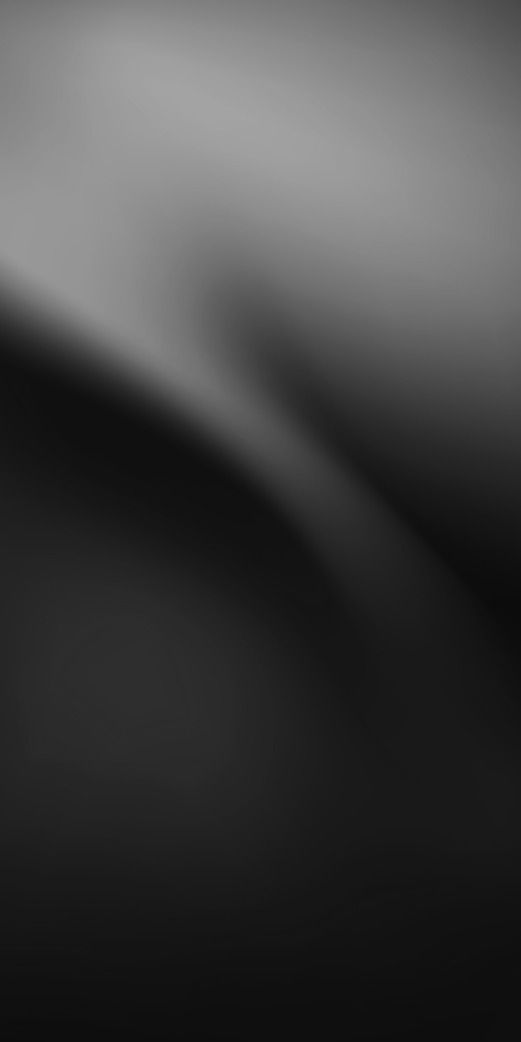
#> input picture designkopia/cosgral-agency/inspo/pobrane (10).jfif, 521 x 1042 px; its folder holds 8 pictures in this run
$ python build-scroll-background-mockup.py
#> lines starting #> are read from the running program, lines starting #| are printed output that depends on the picture
#!/usr/bin/env python3
"""
Buduje długi, scrollowalny mockup tła landingu COSGRAL V3 —
jedno zdjęcie = kompilacja stref dopasowanych do sekcji strony.
Źródła: folder inspo/ (+ klatki z filmów).
"""

from __future__ import annotations

import subprocess
import tempfile
from pathlib import Path

from PIL import Image, ImageDraw, ImageEnhance, ImageFilter, ImageOps

ROOT = Path(__file__).resolve().parent.parent
INSPO = ROOT / "inspo"
OUT = ROOT / "images" / "cosgral-agency" / "background-mockups"
WIDTH = 1440
TOTAL_H = 9600  # ~6.7× viewport 1440 — realny scroll landingu

# Wysokości stref wg struktury index-v3.html (suma = 1.0)
SECTIONS = [
    ("hero-act1", "Hero · Akt 1", 0.11, "cinematic_haze"),
    ("hero-act2", "Hero · Akt 2", 0.08, "cube_void"),
    ("hero-act3", "Hero · Akt 3", 0.09, "grain_dunes"),
    ("hero-act4", "Hero · Audyt", 0.12, "cinematic_waves"),
    ("uslugi", "Usługi", 0.20, "halftone_mesh"),
    ("proces", "Proces", 0.15, "liquid_metal"),
    ("faq", "FAQ", 0.11, "ribbed_glass"),
    ("zespol", "Zespół", 0.14, "sculptural"),
    ("footer", "Stopka", 0.10, "dark_silk"),
]

# Mapowanie kierunków → pliki inspo
ASSET_MAP = {
    "cinematic_haze": ["pobrane (10).jfif", "pobrane (12).jfif"],
    "cube_void": ["pobrane (1).jfif", "pobrane (2).jfif"],
    "grain_dunes": ["pobrane (7).jfif", "pobrane (8).jfif"],
    "cinematic_waves": ["__video__cinematic_waves", "pobrane (11).jfif"],
    "halftone_mesh": ["pobrane (5).jfif", "pobrane (6).jfif"],
    "liquid_metal": ["pobrane (11).jfif", "__video__scifi_box", "pobrane (1).jfif"],
    "ribbed_glass": ["Diffusion ᴬᴿᵀ  ɱαʂƚҽɾ Screensavers 『R®.jfif", "pobrane (4).jfif"],
    "sculptural": ["Oppo Reno 14 wallpaper.jfif", "pobrane (3).jfif"],
    "dark_silk": ["pobrane (10).jfif", "pobrane (9).jfif"],
}

VIDEO_FRAMES = {
    "__video__cinematic_waves": INSPO
    / "Cinematic_Colored_Wavy_Shapes_Moving_On_Black_Background__Looped_Animation_preview_3328454.mp4",
    "__video__scifi_box": INSPO / "Flashing_Sci-Fi_Box_VJ_Loop_preview_1561737.mp4",
}

VARIANTS = {
    "scroll-mockup-01-narrative": {
        "label": "01 Narrative Flow",
        "overrides": {},
        "tint": None,
    },
    "scroll-mockup-02-chrome": {
        "label": "02 Chrome Editorial",
        "overrides": {
            "hero-act1": "cube_void",
            "hero-act3": "liquid_metal",
            "uslugi": "ribbed_glass",
            "proces": "cinematic_waves",
            "zespol": "cube_void",
        },
        "tint": (232, 35, 35, 12),
    },
    "scroll-mockup-03-texture": {
        "label": "03 Texture Stack",
        "overrides": {
            "hero-act1": "grain_dunes",
            "hero-act2": "halftone_mesh",
            "hero-act4": "liquid_metal",
            "uslugi": "grain_dunes",
            "faq": "halftone_mesh",
            "footer": "ribbed_glass",
        },
        "tint": None,
    },
}


# [23 lines left out: function extract_video_frame, not called in this run]


def load_asset(key: str) -> Image.Image:
    if key.startswith("__video__"):
        return extract_video_frame(VIDEO_FRAMES[key])
    path = INSPO / key
    if not path.exists():
        matches = list(INSPO.glob(key.split(".")[0][:8] + "*"))
        if not matches:
            raise FileNotFoundError(key)
        path = matches[0]
    return Image.open(path).convert("RGB")


def cover_crop(img: Image.Image, w: int, h: int) -> Image.Image:
    return ImageOps.fit(img, (w, h), method=Image.Resampling.LANCZOS, centering=(0.5, 0.5))


def soften_edges(img: Image.Image, feather: int = 80) -> Image.Image:
    mask = Image.new("L", img.size, 255)
    draw = ImageDraw.Draw(mask)
    draw.rectangle([0, 0, img.width, feather], fill=0)
    draw.rectangle([0, img.height - feather, img.width, img.height], fill=0)
    mask = mask.filter(ImageFilter.GaussianBlur(radius=feather // 2))
    black = Image.new("RGB", img.size, (10, 10, 10))
    return Image.composite(img, black, mask)


def tone(img: Image.Image, brightness: float = 1.0, contrast: float = 1.0) -> Image.Image:
    if brightness != 1.0:
        img = ImageEnhance.Brightness(img).enhance(brightness)
    if contrast != 1.0:
        img = ImageEnhance.Contrast(img).enhance(contrast)
    return img


def build_zone(direction: str, w: int, h: int, variant_idx: int) -> Image.Image:
    assets = ASSET_MAP[direction]
    key = assets[variant_idx % len(assets)]
    img = load_asset(key)
    zone = cover_crop(img, w, h)

    # Per-kierunek grading — dopasowanie do sekcji landingu
    grades = {
        "cinematic_haze": (0.55, 0.95),
        "cube_void": (0.35, 1.15),
        "grain_dunes": (0.45, 1.05),
        "cinematic_waves": (0.40, 1.1),
        "halftone_mesh": (0.50, 1.2),
        "liquid_metal": (0.42, 1.25),
        "ribbed_glass": (0.38, 1.1),
        "sculptural": (0.48, 0.9),
        "dark_silk": (0.30, 1.0),
    }
    b, c = grades.get(direction, (0.45, 1.0))
    zone = tone(zone, b, c)
    zone = soften_edges(zone, feather=max(60, h // 8))
    return zone


# [33 lines left out: functions blend_zones, add_section_guides, not called in this run]


def build_variant(name: str, cfg: dict) -> tuple[Path, Path]:
    overrides = cfg.get("overrides", {})
    zones: list[Image.Image] = []
    labels: list[str] = []
    heights: list[int] = []

    for idx, (sid, label, ratio, default_dir) in enumerate(SECTIONS):
        direction = overrides.get(sid, default_dir)
        h = int(TOTAL_H * ratio)
        zone = build_zone(direction, WIDTH, h, idx)
        zones.append(zone)
        labels.append(f"{label}  →  {direction}")
        heights.append(h)

    overlap = 120
    composite = blend_zones(zones, overlap)

    # dopasuj do docelowej wysokości
    if composite.height != TOTAL_H:
        composite = composite.resize((WIDTH, TOTAL_H), Image.Resampling.LANCZOS)

    if cfg.get("tint"):
        tint_layer = Image.new("RGBA", composite.size, cfg["tint"])
        composite = Image.alpha_composite(composite.convert("RGBA"), tint_layer).convert("RGB")

    OUT.mkdir(parents=True, exist_ok=True)
    clean_path = OUT / f"{name}.jpg"
    preview_path = OUT / f"{name}-preview.jpg"

    composite.save(clean_path, quality=92, optimize=True)

    preview = add_section_guides(composite, heights, labels)
    preview.save(preview_path, quality=88, optimize=True)
    return clean_path, preview_path


def main() -> None:
    print(f"Buduję mockupy scroll ({WIDTH}×{TOTAL_H}px)…")
    for name, cfg in VARIANTS.items():
        clean, preview = build_variant(name, cfg)
#> in load_asset, returned value is the input picture: PIL image 521x1042 RGB; min 11, max 164, mean 64.9
#> in cover_crop, `return ImageOps.fit(img, (w, h), method=Image.Resampling.LANCZOS, cent..`:
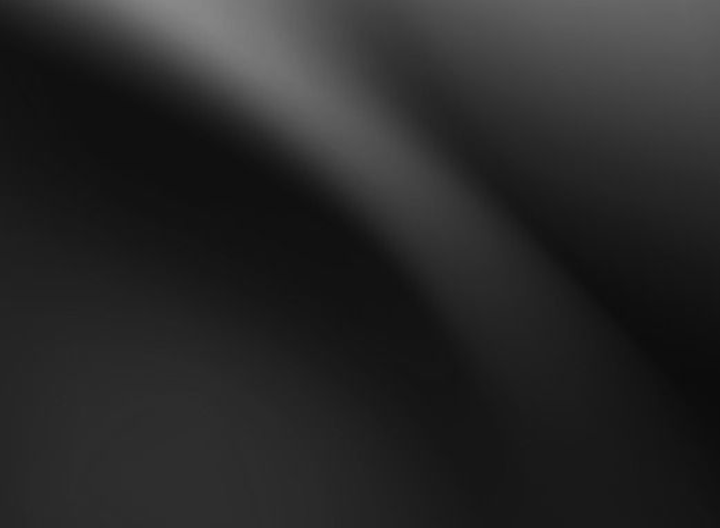
#> returned value: PIL image 1440x1056 RGB (shown at 1/2 size); min 11, max 137, mean 39.9
#> in tone, `img = ImageEnhance.Brightness(img).enhance(brightness)`:
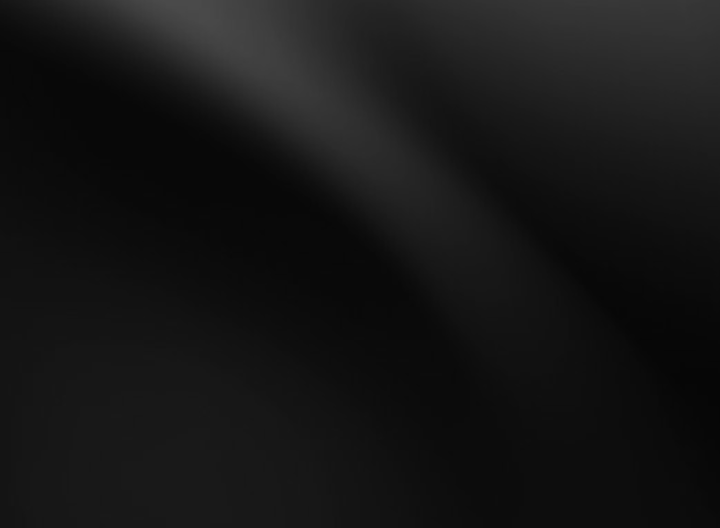
#> img: PIL image 1440x1056 RGB (shown at 1/2 size); min 6, max 75, mean 21.5
#> in soften_edges, `mask = Image.new("L", img.size, 255)`: mask: PIL image 1440x1056 L; every value is 255
#> in soften_edges, `mask = mask.filter(ImageFilter.GaussianBlur(radius=feather // 2))`:
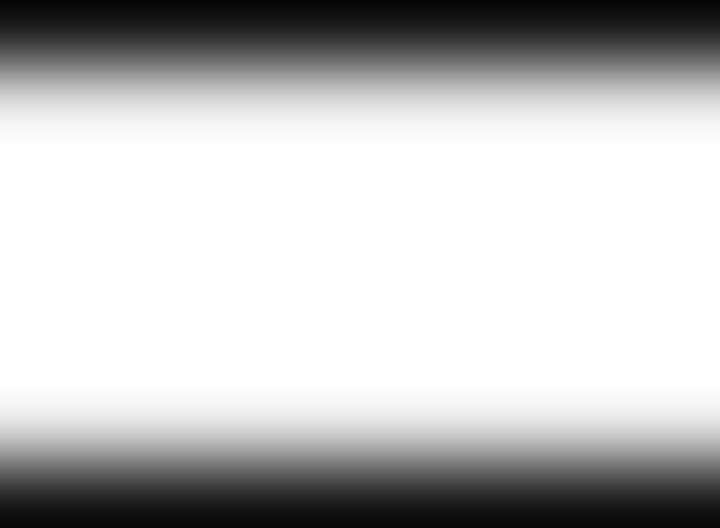
#> mask: PIL image 1440x1056 L (shown at 1/2 size); min 5, max 255, mean 190.8
#> in soften_edges, `black = Image.new("RGB", img.size, (10, 10, 10))`: black: PIL image 1440x1056 RGB; every value is 10
#> in soften_edges, `return Image.composite(img, black, mask)`:
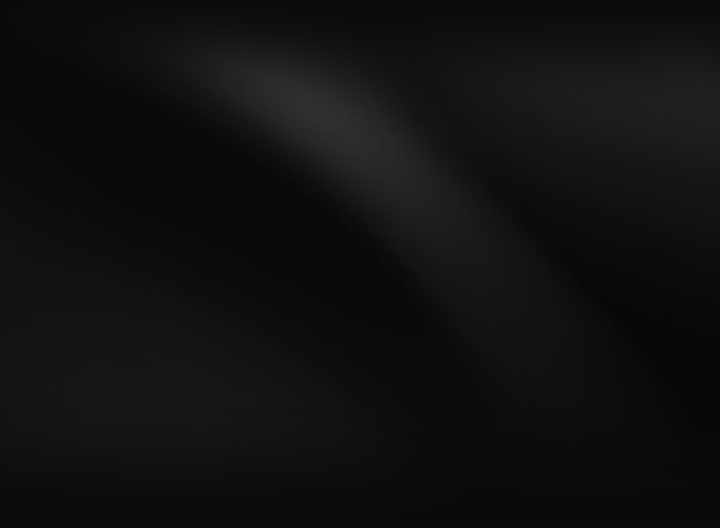
#> returned value: PIL image 1440x1056 RGB (shown at 1/2 size); min 6, max 48, mean 16.2
        print(f"  OK {cfg['label']}")
        print(f"    clean:   {clean.relative_to(ROOT)}")
        print(f"    preview: {preview.relative_to(ROOT)}")


if __name__ == "__main__":
#> (the run stopped early here; a loop or call above may not have finished)
